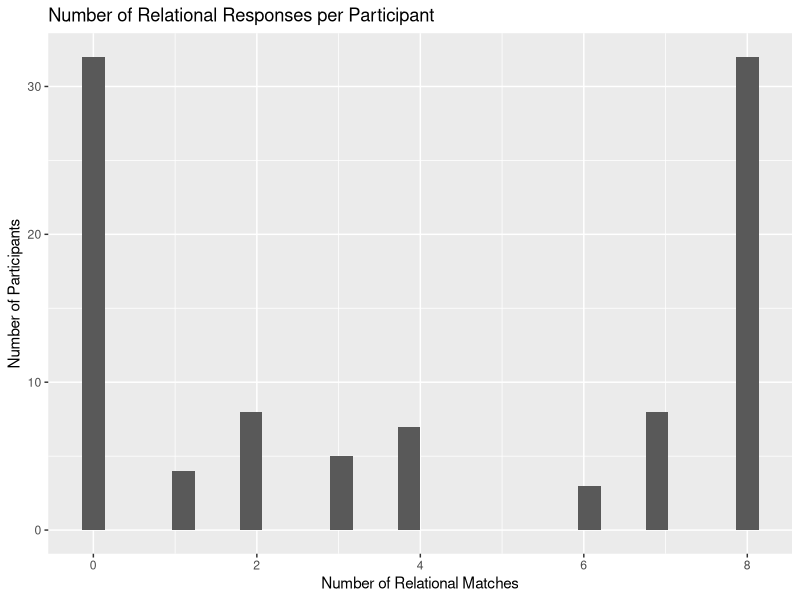
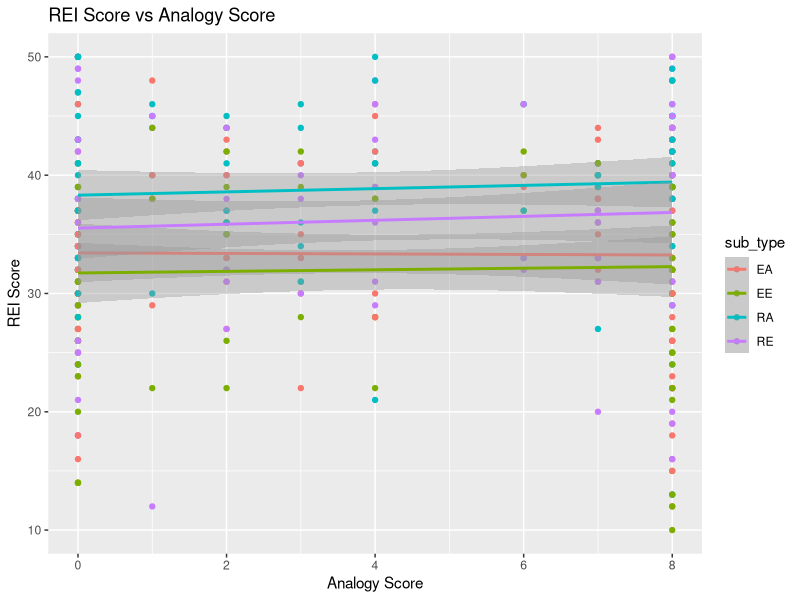

Write the R code that produced these figures, in order.
## ---- chunk 1
library(tidyverse)
## ---- chunk 2
? tidyverse
## ---- chunk 3
relational_task<-read_csv("tidy_data/MFIndD_analogy.csv")
print(relational_task)
## ---- chunk 4
glimpse(relational_task)
## ---- chunk 5
relational_task%>%
  distinct(qualtrics_id)%>%
  count()
## ---- chunk 6
relational_task%>%
  group_by(qualtrics_id)%>%
  summarize(num_trials = n())%>%
  distinct(num_trials)
## ---- chunk 7
library(ggplot2)
## ---- chunk 8
relational_response_type<-
relational_task%>%
  group_by(qualtrics_id)%>%
  summarize(num_relational_matches = sum(response_type=="Rel"))%>%
  ungroup()

## ---- chunk 9
relational_response_type %>%
  ggplot(aes(x=num_relational_matches)) +
  geom_histogram()+
  labs(title = "Number of Relational Responses per Participant", y = "Number of Participants", x = "Number of Relational Matches")
## ---- chunk 10
reshaped_relational_task<-
  relational_task%>%
  select(qualtrics_id, trial_number, response_type) %>% 
  arrange(trial_number)%>%
  pivot_wider(names_from = trial_number, values_from = response_type)
  reshaped_relational_task
  
## ---- chunk 11
library(ggplot2)
library(dplyr)
## ---- chunk 12
rational_task<-read_csv("tidy_data/MFIndD_REI.csv")
head(rational_task)
typeof(rational_task$scored_response)

## ---- chunk 13
rational_task <- rational_task %>%
  mutate(response_numeric = case_when(
    response == "Strongly Disagree" ~ 1,
    response == "Disagree" ~ 2,
    response == "Neutral" ~ 3,
    response == "Agree" ~ 4,
    response == "Strongly Agree" ~ 5,
    response == "1" ~ 1,
    response == "2" ~ 2,
    response == "3" ~ 3,
    response == "4" ~ 4,
    response == "5" ~ 5,
    TRUE ~ NA_real_  # NA for any unexpected values
  ))
rational_task

## ---- chunk 14
rational_task<-rational_task%>%
  mutate(new_scored_response = ifelse(!is.na(rev_scoring),
                                      6-response_numeric,
                                      response_numeric))
rational_task
## ---- chunk 15
differences<-rational_task%>%
  filter(scored_response!=new_scored_response)
differences
## ---- chunk 16
summarized_REI<-read_csv("tidy_data/MFIndD_REI.csv")%>%
  group_by(qualtrics_id, sub_type)%>%
  summarize(score = sum(scored_response))
print(summarized_REI)

## ---- chunk 17
NA_scores <- summarized_REI %>%
  filter(is.na(score))
NA_scores
?summarize
## ---- chunk 18
summarized_REI<-read_csv("tidy_data/MFIndD_REI.csv")%>%
  group_by(qualtrics_id, sub_type)%>%
  summarize(score = sum(scored_response, na.rm = TRUE))
print(summarized_REI)
NA_scores <- summarized_REI %>%
  filter(is.na(score))
NA_scores
## ---- chunk 19
combined_data<-
  left_join(summarized_REI, relational_response_type, by="qualtrics_id")%>%
  filter(!is.na(num_relational_matches))
combined_data
## ---- chunk 20
combined_data %>%
  ggplot(aes(
    x=num_relational_matches, 
    y=score, 
    color=sub_type)) +
  geom_point()+
  geom_smooth(method = "lm")+
  labs(title = "REI Score vs Analogy Score", 
       y = "REI Score", 
       x = "Analogy Score")
  
